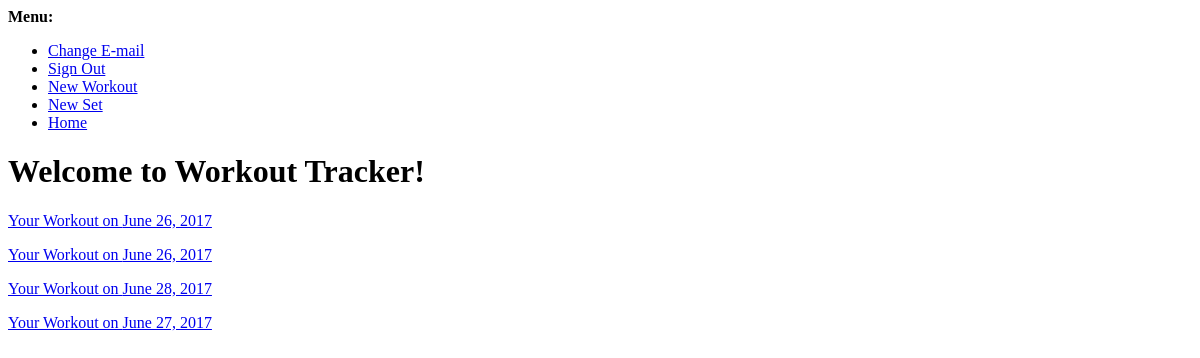
The app's page / (signed in), older data.
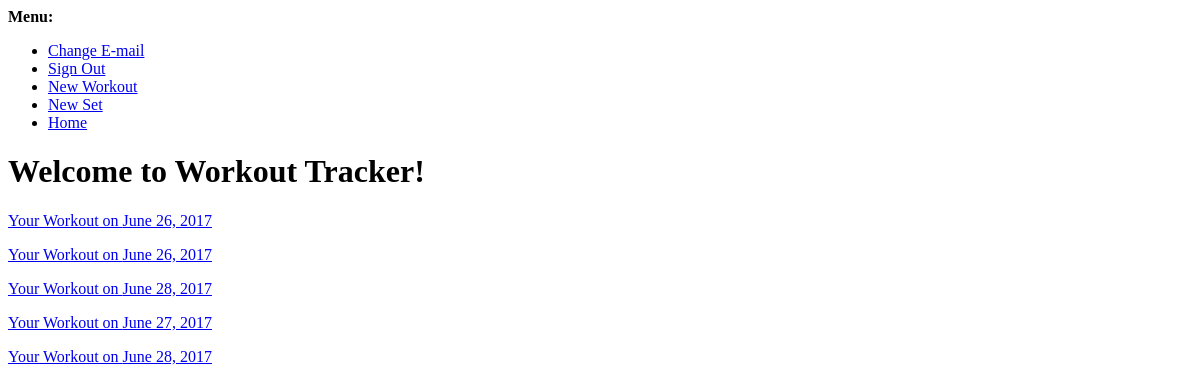
The same page, newer data.
### Fitness/models.py (models this page shows, shortened)
class Workout(models.Model):
	date = models.DateField(default=timezone.now)
	user = models.ForeignKey(User)
	notes = models.TextField(null=True, blank=True)

### Fitness/views.py (the view)
# urls.py: url(r'^$', home, name='home'),
def home(request):
	if not request.user.is_authenticated:
		return redirect(reverse('account_login'))
	context = {
		'workouts': Workout.objects.filter(user=request.user),
	}
	return render(request, 'home.html', context)

### Fitness/templates/home.html
{% extends 'base.html' %}
	{% block content %}
		<h1>Welcome to Workout Tracker!</h1>
		<div>
			{% for workout in workouts %}
			 <p><a href="{% url 'single_workout' workout_id=workout.id %}">Your Workout on {{workout.date}}</a></p>
			 {% empty %}
			 <p>You don't have any workouts yet.</p>
			 {% endfor %}
		</div>
	{% endblock content %}

Row changes from the older to the newer data that the page shows:
added Workout: date "June 28, 2017"
